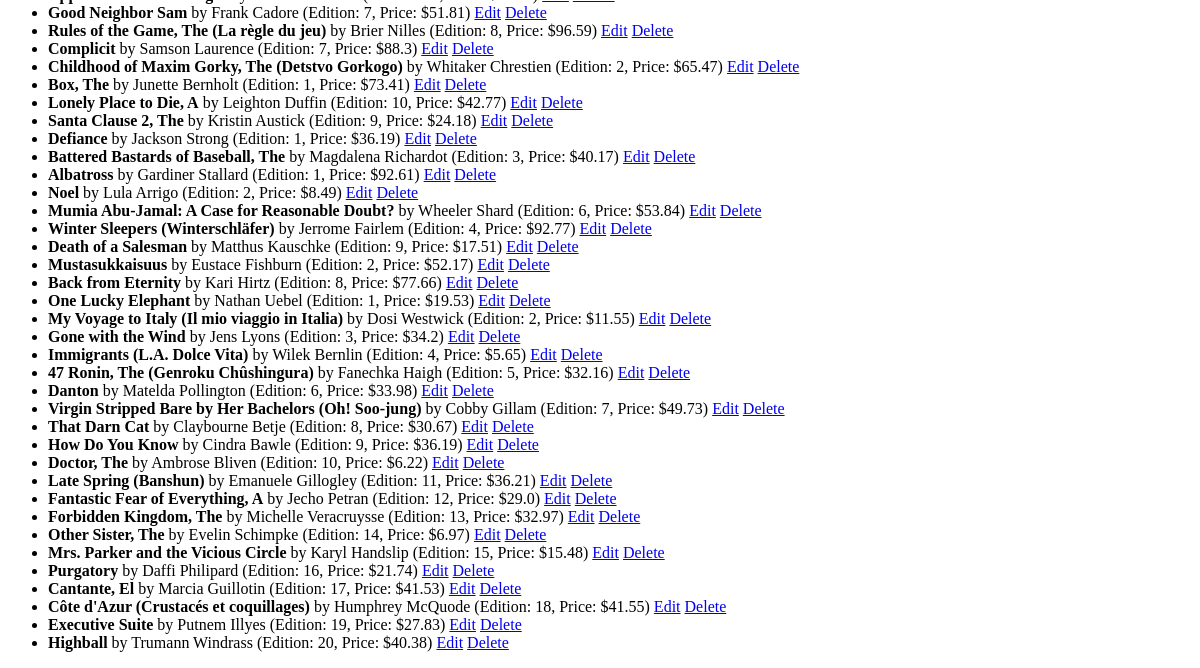
/books/lab9_part1/booklist9 (lower part), run on an earlier commit of the app's database.
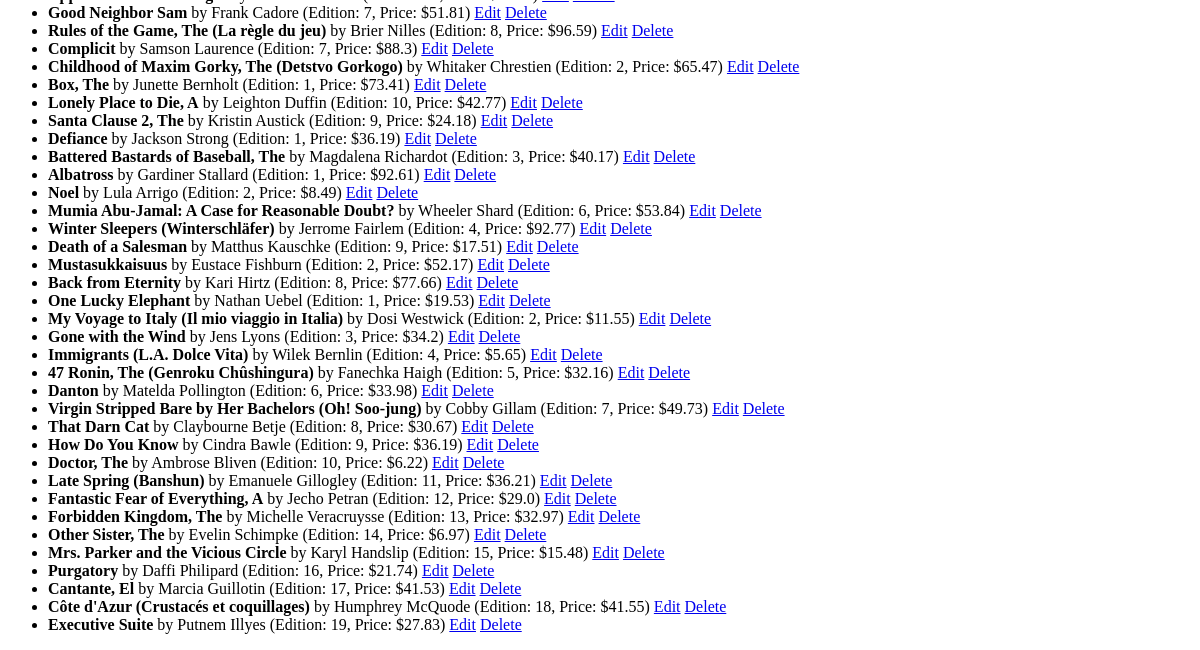
And on a later commit of the database.
### apps/bookmodule/models.py (models this page shows)
class Book(models.Model):
    title = models.CharField(max_length = 50)
    author = models.CharField(max_length = 50)
    price = models.FloatField(default = 0.0)
    edition = models.SmallIntegerField(default = 1)

### apps/bookmodule/views.py (the view)
# urls.py: path('lab9_part1/booklist9', views.booklist9, name='booklist9'),
def booklist9(request):
    books = Book.objects.all()
    return render(request, 'bookmodule/booklist9.html', {'books': books})

### apps/templates/bookmodule/booklist9.html (shortened to what this page needs)
<!DOCTYPE html>
<html>
<head>
</head>
<body>
    <ul>
        {% for book in books %}
        <li>
            <strong>{{ book.title }}</strong> by {{ book.author }} (Edition: {{ book.edition }}, Price: ${{ book.price }})
            <a href="/books/lab9_part1/editbook/{{ book.id }}">Edit</a>
            <a href="/books/lab9_part1/deletebook/{{ book.id }}">Delete</a>
        </li>
        {% endfor %}
    </ul>
</body>
</html>

What changed in the data, as far as the page shows it:
removed Book: title "Highball", author "Trumann Windrass", edition "20", price "40.38"
